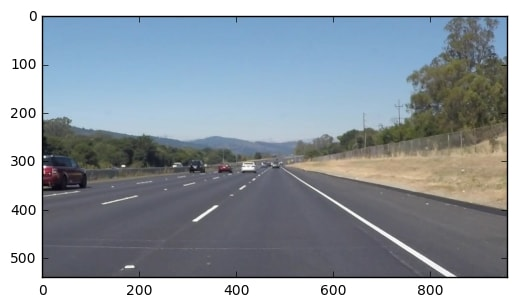
#> input picture Project 1/testimages/solidWhiteRight.jpg, 517 x 307 px
$ jupyter execute --allow-errors Project1-finding+lanes+for+a+video.ipynb   (shell and % lines are left out)
#> lines starting #> are read from the running program, lines starting #| are printed output that depends on the picture; after the words box and inside, x2 and y2 are one past the last pixel; in counts of white or black regions, pixels touching at a corner belong together
# Finding line lanes on the road in images and videos

In this project I've used python to find the lanes in images and video. To do this I've collected sample images and videos. The first thing is to import the useful libraries. I've added some of the libraries later since they are not useful intitially but later found their use.

[cell 1]
#importing some useful libraries
import matplotlib.pyplot as plt
import matplotlib.image as mpimg
import numpy as np
import cv2
import math
import os
from moviepy.editor import VideoFileClip
from IPython.display import HTML

Steps for finding lanes for any image of road includes reading that particular image, color selection, canny edge detection and Hough transform. For color selection I've converted the image into gray scale image. I've also applied gaussian smaoothing just to smoothen the image.
Before trying on videos I've implemented the tools on images for a clarity.

[cell 2]
#reading the image
image = mpimg.imread('testimages/solidWhiteRight.jpg')
#> image is the input picture: shape (307, 517, 3); mean R, G, B 148, 157.2, 165.4
plt.imshow(image)
#> (this line was passed over: IPython is not available in this run)

[cell 3]
#defining
def grayscale(img):
    return cv2.cvtColor(img, cv2.COLOR_BGR2GRAY)

def canny(img, low_threshold, high_threshold):
    return cv2.Canny(img, low_threshold, high_threshold)

def gaussian_noise(img, kernel_size):
    return cv2.GaussianBlur(img, (kernel_size, kernel_size), 0)

def region_of_interest(img, vertices):
    mask = np.zeros_like(img)
    if len(img.shape) > 2:
        channel_count = img.shape[2]
        ignore_mask_color = (255,) * channel_count
    else:
        ignore_mask_color = 255

    #filling pixels inside the polygon
    cv2.fillPoly(mask, vertices, ignore_mask_color)

    #returning the image
    masked_image = cv2.bitwise_and(img, mask)
    return masked_image


def draw_lines(img, lines, color=[255, 0, 0], thickness=10):
    for line in lines:
        for x1,y1,x2,y2 in line:
            cv2.line(img, (x1, y1), (x2, y2), color, thickness)

def hough_lines(img, initial_img, rho, theta, threshold, min_line_len, max_line_gap):
    """
    `img` should be the output of a Canny transform.

    Returns an image with hough lines drawn.
    """
    lines = cv2.HoughLinesP(img, rho, theta, threshold, np.array([]), minLineLength=min_line_len, maxLineGap=max_line_gap)
    line_img = np.zeros(initial_img.shape, dtype=np.uint8)
    draw_lines(line_img, lines)
    return line_img

def weighted_img(img, initial_img, α=0.8, β=1., λ=0.):
    return cv2.addWeighted(initial_img, α, img, β, λ)

[cell 4]
def process_image(image):
    #calling
    #Reading and converting into grayscale image
    gray = grayscale(image)

    #Applying Gaussian smoothing
    kernel_size = 7
    blur_gray = gaussian_noise(gray, kernel_size)

    #Canny edge detection
    low_threshold = 50
    high_threshold = 150
    edges = canny(blur_gray, low_threshold, high_threshold)

    #region to be selected for masking and it is a polygon
    imshape = image.shape
    vertices = np.array([[(100,imshape[0]), (440, 325), (550, 325), (imshape[1],imshape[0])]], dtype=np.int32)
    masked_edges = region_of_interest(edges, vertices)

    #defining Hough transform parameters
    rho = 2
    theta = np.pi/360
    threshold = 20
    min_line_len = 120
    max_line_gap = 80
    #Applying hough transform on edge detected image
    line_image = hough_lines(masked_edges, image, rho, theta, threshold, min_line_len, max_line_gap)

    #drawing the lines on the edge image
    result = weighted_img(line_image, image)
    return result

Now its time to test on images in the folder testimages

[cell 5]
#For images
image = mpimg.imread('testimages/solidYellowLeft.jpg')
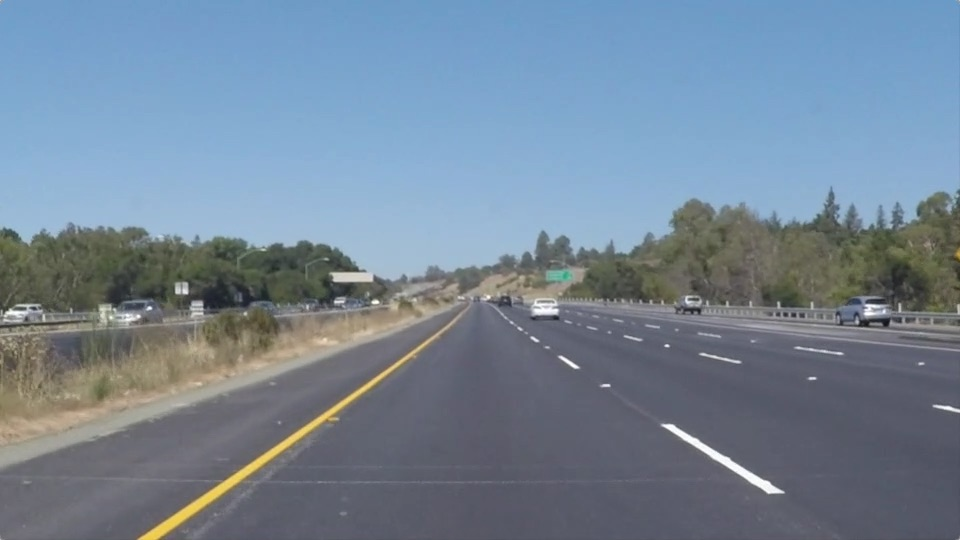
#> input picture Project 1/testimages/solidYellowLeft.jpg, 960 x 540 px
#> image is the input picture: shape (540, 960, 3); mean R, G, B 116.5, 133.6, 150.8
plt.imshow(process_image(image))
#> in grayscale, `return cv2.cvtColor(img, cv2.COLOR_BGR2GRAY)`:
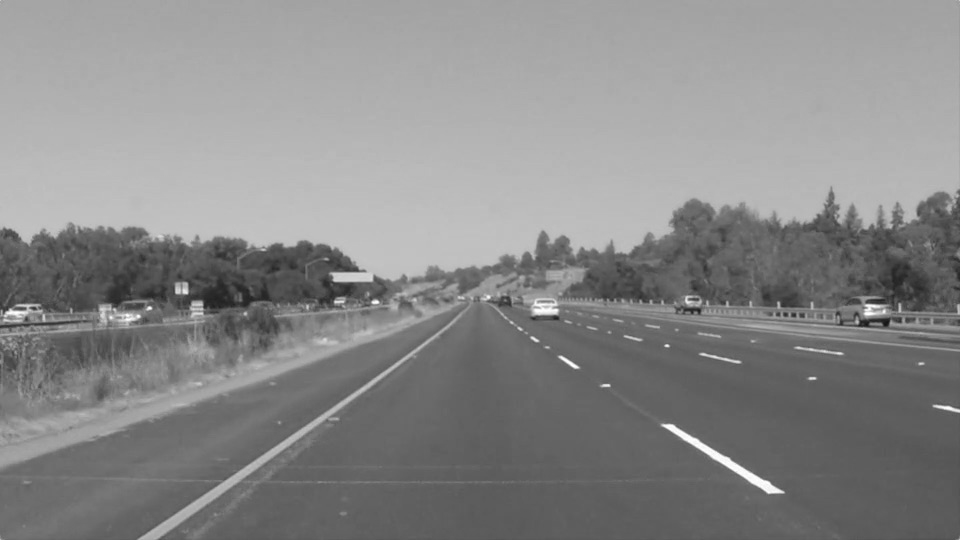
#> returned value: shape (540, 960); min 20, max 255, mean 136.8
#> in canny, `return cv2.Canny(img, low_threshold, high_threshold)`:
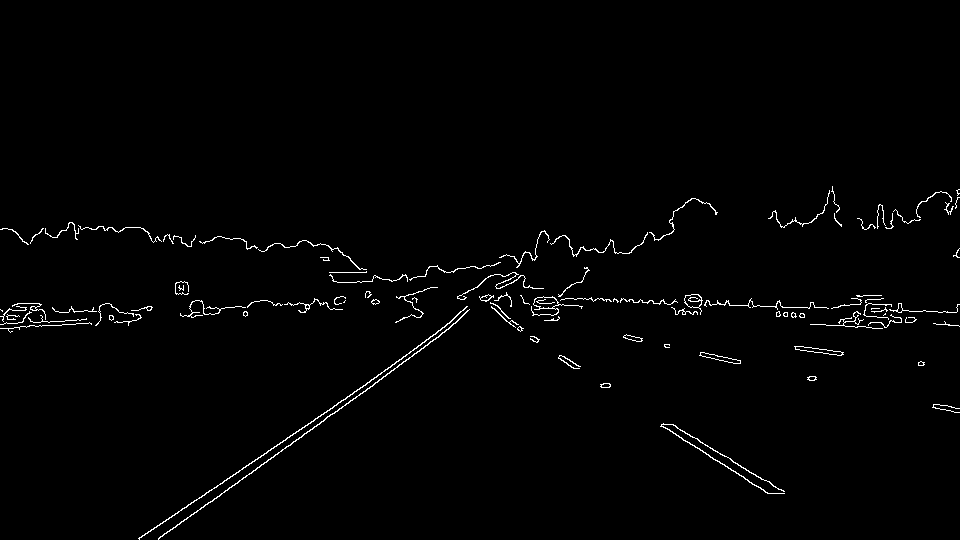
#> returned value: shape (540, 960); 1.3% white in thin lines or dots, all inside (x1, y1, x2, y2) = (0, 186, 960, 540)
#> in region_of_interest, `cv2.fillPoly(mask, vertices, ignore_mask_color)`:
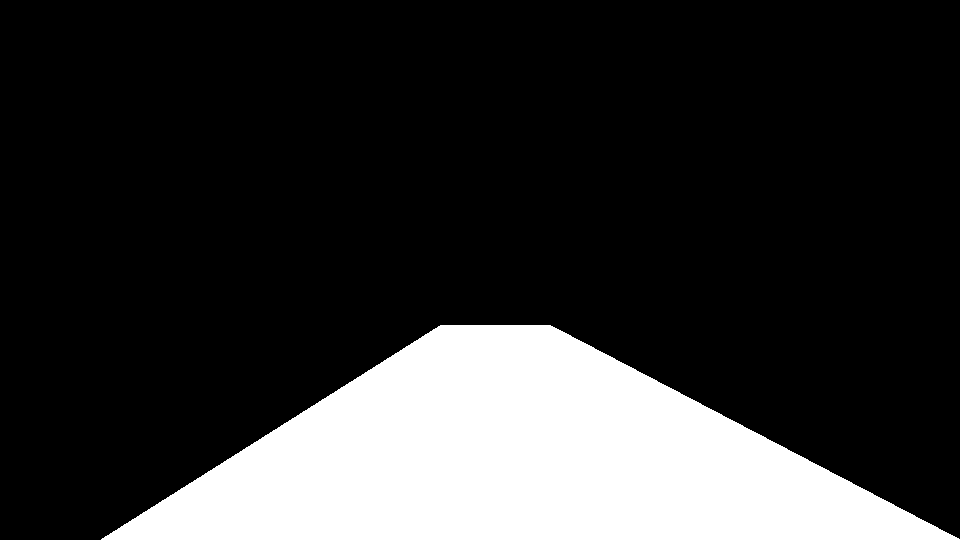
#> mask: shape (540, 960); 20.1% white; 1 white region, box (x1, y1, x2, y2) and area: (101, 325, 960, 540) 104435
#> in region_of_interest, `masked_image = cv2.bitwise_and(img, mask)`:
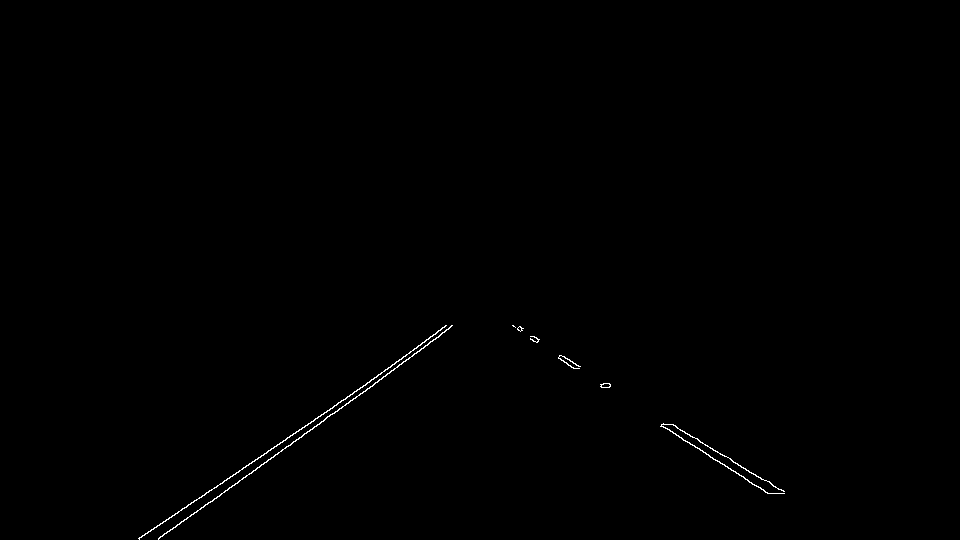
#> masked_image: shape (540, 960); 0.3% white in thin lines or dots, all inside (x1, y1, x2, y2) = (138, 325, 785, 540)
#> in hough_lines, `lines = cv2.HoughLinesP(img, rho, theta, threshold, np.array([]), minL..`: lines = [[158, 538, 397, 367], [139, 538, 444, 332], [530, 339, 767, 493], [517, 329, 784, 493], [138, 538, 450, 327], [518, 327, 762, 479], [522, 330, 769, 493], [523, 328, 663, 427], [291, 444, 412, 350]]
#> the loop in draw_lines, `for line in lines:` made 9 passes
#> after the loop in draw_lines, `for line in lines:`:
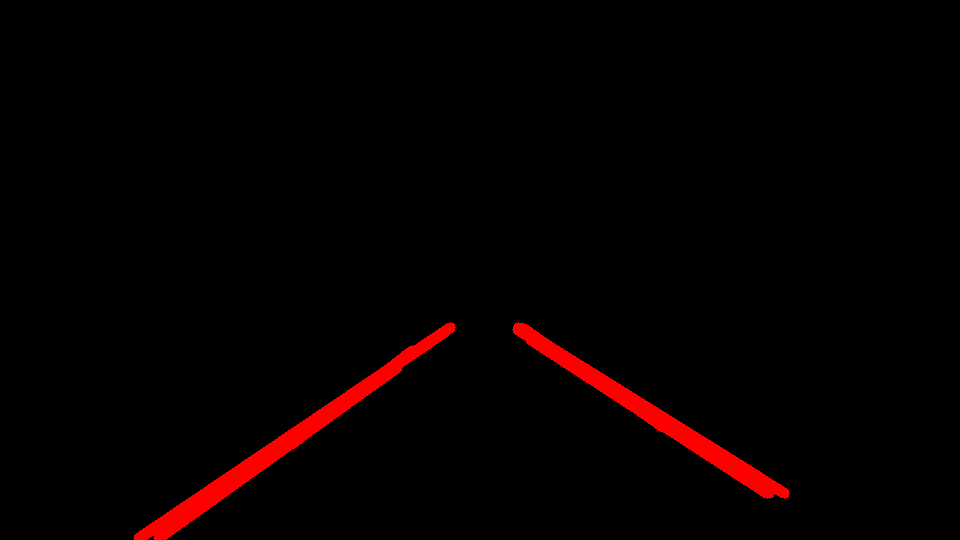
#> img: shape (540, 960, 3); mean of channels 0, 1, 2 5.9, 0, 0; drawn as R, G, B
#> in weighted_img, `return cv2.addWeighted(initial_img, α, img, β, λ)`:
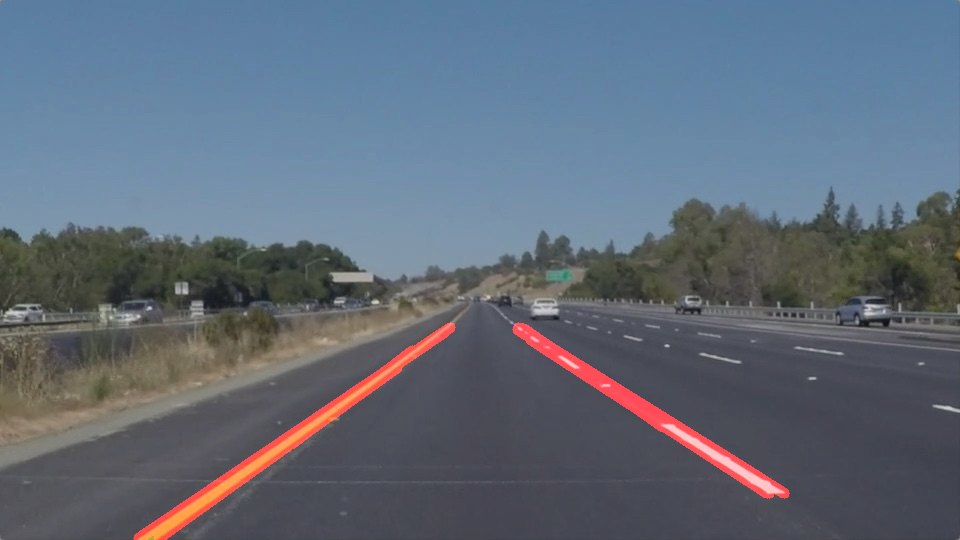
#> returned value: shape (540, 960, 3); mean of channels 0, 1, 2 96.4, 106.9, 120.6; drawn as R, G, B
#> (this line was passed over: IPython is not available in this run)
